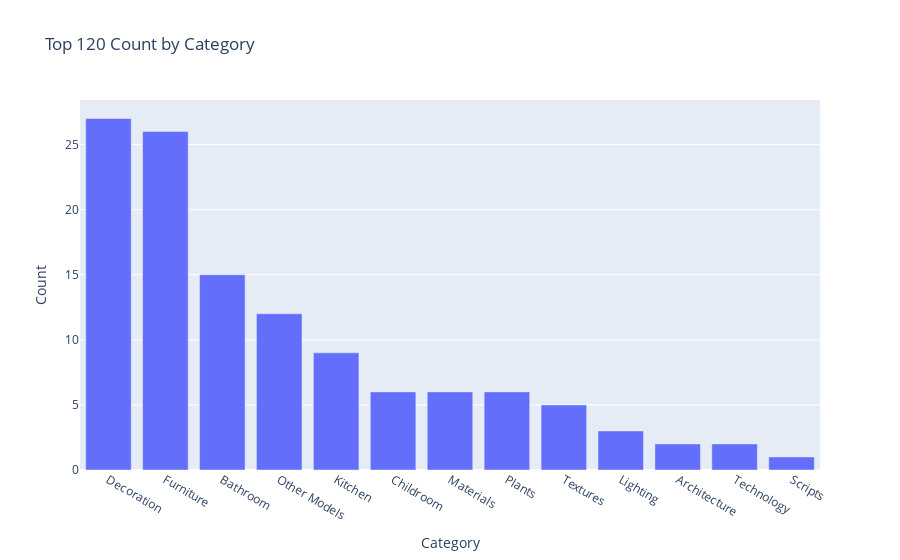

Notebook cell for this chart:
### Code cell
result_grouped_cat = result_vis.groupby(by=['Category'], as_index=False).size()
result_grouped_cat.columns = ['Category', 'Count']
result_grouped_sort = result_grouped_cat.sort_values(by='Count', ascending=False) # type: ignore

fig1 = px.bar(result_grouped_sort, x='Category', y='Count', title='Top 120 Count by Category')
fig1.show()

### Figure 1 — Plotly figure (JSON) as saved in the notebook; plotly's stock layout.template omitted (floating-point values rounded to 4 significant figures)
{"data": [{"alignmentgroup": "True", "hovertemplate": "Category=%{x}<br>Count=%{y}<extra></extra>", "legendgroup": "", "marker": {"color": "#636efa", "pattern": {"shape": ""}}, "name": "", "offsetgroup": "", "orientation": "v", "showlegend": false, "textposition": "auto", "type": "bar", "x": ["Decoration", "Furniture", "Bathroom", "Other Models", "Kitchen", "Childroom", "Materials", "Plants", "Textures", "Lighting", "Architecture", "Technology", "Scripts"], "xaxis": "x", "y": [27, 26, 15, 12, 9, 6, 6, 6, 5, 3, 2, 2, 1], "yaxis": "y"}], "layout": {"barmode": "relative", "legend": {"tracegroupgap": 0}, "title": {"text": "Top 120 Count by Category"}, "xaxis": {"anchor": "y", "domain": [0, 1], "title": {"text": "Category"}}, "yaxis": {"anchor": "x", "domain": [0, 1], "title": {"text": "Count"}}}}
